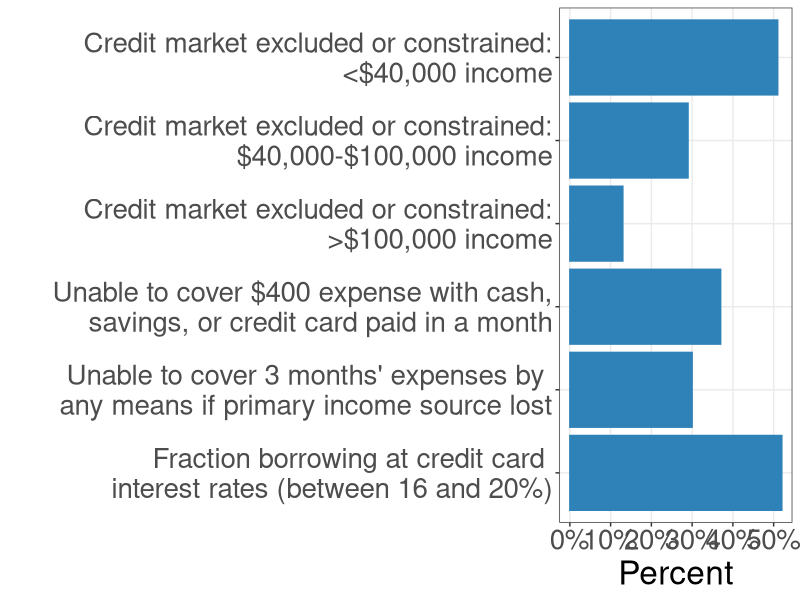

This figure's R source:
#Graph Designer: Harriet Brookes Gray 
#Authors: Bowles and Halliday
#Title: Coordination, Conflict and Competition: A Text in Microeconomics

library(scales)
library(openxlsx)
library(ggplot2)
library(tidyverse)
library(shape)
#pdf(file = "credit/credit_constraints_backup.pdf", width = 18, height = 6)

#Set parameters for graphics
axislabelsize <- 1.8
labelsize <- 1.5
namesize <- 1.8
annotatesize <- 1.5
graphlinewidth <- 2
segmentlinewidth <- 1.5

COL <- c("#7fc97f", "#beaed4", "#fdc086", "#ffff99", "#386cb0", "#f0027f", "#bf5b17", "#666666")
COLA <- c("#e0f3db", "#99d8c9","#66c2a4","#41ae76", "#238b45", "#005824")
COLB <- c("#c6dbef", "#4eb3d3", "#2b8cbe", "#0868ac","#084081")
grays <- gray.colors(25, start = 1, end = 0, alpha = 1)


# #Data 
# Income_range1 <- c("<40,000", "<40,000", "<40,000", "<40,000")
# Race1 <- c("White", "Black", "Hispanic", "Overall")
# Denied1 <- c(40,58,41,43)
# Approved1 <- c(52, 32, 51,49)
# Denied_Approved_less1 <- c(48,68,49,51)
# Approved_less1 <- c(8, 10, 8, 8)
# data1 <- cbind(Income_range1, Race1, Approved1, Denied1, Denied_Approved_less1, Approved_less1)
# 
# Income_range2 <- c("40,000-100,000", "40,000-100,000", "40,000-100,000", "40,000-100,000")
# Race2 <- c("White", "Black", "Hispanic", "Overall")
# Denied2 <- c(17,41,30,22)
# Approved2 <- c(78,43,61,71)
# Denied_Approved_less2 <- c(22,57,39,29)
# Approved_less2 <- c(5,16,9,7)
# data2 <- cbind(Income_range2, Race2, Approved2, Denied2, Denied_Approved_less2, Approved_less2)
# 
# Income_range3 <- c(">100,000", ">100,000", ">100,000", ">100,000")
# Race3 <- c("White", "Black", "Hispanic", "Overall")
# Denied3 <- c(7,19,17,9)
# Approved3 <- c(90,69,78,87)
# Denied_Approved_less3 <- c(10,31,22,13)
# Approved_less3 <- c(3,12,5,4)
# data3 <- cbind(Income_range3, Race3, Approved3, Denied3, Denied_Approved_less3, Approved_less3)
# 
# Income_range4 <- c("All", "All", "All", "All")
# Race4 <- c("White", "Black", "Hispanic", "Overall")
# Denied4 <- c(19,44,32,24)
# Approved4 <- c(76,43,60,69)
# Denied_Approved_less4 <- c(24,57,40,31)
# Approved_less4 <- c(5,13,8,7)
# data4 <- cbind(Income_range4, Race4, Approved4, Denied4, Denied_Approved_less4, Approved_less4)
# 
# credit_outcomes_mat <- rbind(data1,data2,data3,data4) 
# 
# credit_outcomes_df <- as.data.frame(credit_outcomes_mat)
# 
# credit_outcomes_df <- credit_outcomes_df %>%
#   rename("income_range" = "Income_range1", 
#          "race" = "Race1", 
#          "approved" = "Approved1",
#          "denied" = "Denied1", 
#          "denied_approved_less" = "Denied_Approved_less1", 
#          "approved_less" = "Approved_less1") %>%
#   gather(type, percent, c(denied, approved, denied_approved_less, approved_less)) 
# 
# credit_outcomes_df$percent <- as.numeric(credit_outcomes_df$percent)
# 
# #plot 1 - Denied and Approved but received less than requested. 
# 
# data_credit1 <- credit_outcomes_df %>%
#   filter(income_range != "All") %>%
#   filter(type != "denied_approved_less") %>%
#   filter(type != "approved") %>%
#   filter(race == "Overall")
# 
# data_credit1$income_range <- factor(data_credit1$income_range, levels = c("<40,000", "40,000-100,000", ">100,000"))
# 
# plot1 <- ggplot(data_credit1, aes(x=income_range, y = percent)) + 
#   geom_bar(stat="identity", position = "dodge", aes(fill = type))
# 
# plot1

# plot2 - 6 horizontal bars. 

# x <- c("<40,000", "40,000-100,000", "100,000<", "Cannot cover $400 sudden expense with cash, savings or credit card", "Cannot cover emergency expenses by any means", "Borrowing at credit card rates")
# y <- c(51,29, 13, 37, 30, 52)
# mat <- cbind(x, y)
# data <- as.data.frame(mat)
# data$y <- as.numeric(data$y)

x <- c("<40,000", "40,000-100,000", "100,000<", "Cannot cover $400 sudden expense with cash, savings or credit card", "Cannot cover emergency expenses by any means", "Borrowing at credit card rates")
y <- c(0.51, 0.29, 0.13, 0.37, .30, 0.52)
mat <- cbind(x, y)
data <- as.data.frame(mat)
data$y <- as.numeric(as.character(data$y))


#data$x <- factor(data$x, levels = c("<40,000", "40,000-100,000", "100,000<", "Can't cover $400 sudden expenses with cash, savings or credit card", "Cannot cover emergency expenses by any means", "Borrowing at credit card rates"))

data$x <- factor(data$x, levels = c("Borrowing at credit card rates", "Cannot cover emergency expenses by any means", "Cannot cover $400 sudden expense with cash, savings or credit card", "100,000<", "40,000-100,000","<40,000"))

labels <- c("Fraction borrowing at credit card \n interest rates (between 16 and 20%)",
            "Unable to cover 3 months' expenses by \n  any means if primary income source lost", 
            "Unable to cover $400 expense with cash,\n savings, or credit card paid in a month", 
            "Credit market excluded or constrained:\n >$100,000 income", 
            "Credit market excluded or constrained:\n $40,000-$100,000 income",
            "Credit market excluded or constrained:\n <$40,000 income")

#"When faced with a hypothetical expense of $400, \n these adults would be unable to cover it exclusively using cash, \n savings or a credit card paid off in the next statement.", 

plot2 <- data %>% 
  ggplot(aes(x = x, y = y)) + 
  geom_bar(stat = "identity", colour = "#2f82b8", fill = "#2f82b8") + 
  scale_x_discrete(labels = labels) + 
  scale_y_continuous(breaks = seq(0, 1, by = 0.1), labels = scales::percent_format(accuracy = 5L))  +
  #scale_y_continuous(breaks = seq(0, 1, by = 0.1), labels = scales::percent) + 
  xlab("") +
  ylab("Percent") +
  theme_bw() + 
  theme(axis.title = element_text(size = 24),
        axis.text.y = element_text(size = 20),
        axis.text.x = element_text(size = 20),
        panel.grid.minor = element_blank()
  ) + 
  #theme(legend.position = c(0.8,0.85),
  #legend.text.align = 0,
  #axis.title = element_text(size = 20),
  #axis.title.y = element_blank(),
  #axis.text.y = element_text(size = 18),
  #legend.title = element_text(size = 16),
  #legend.text = element_text(size = 18),
  #legend.title = element_text(size = 18),
  #axis.text.x  = element_text(vjust = 0.5, size = 18)) + 
  #geom_text(
  # aes(x = group5, y = utility5, label = utility5, group = type5),
# col = "black",
# hjust = -0.5, size = 4,
# position = position_dodge(width = 1),
# inherit.aes = TRUE
#) +
#ylim(0, 160) +
coord_flip()



ggsave("credit/credit_constraints.pdf", width = 12, height = 6, units = "in")
